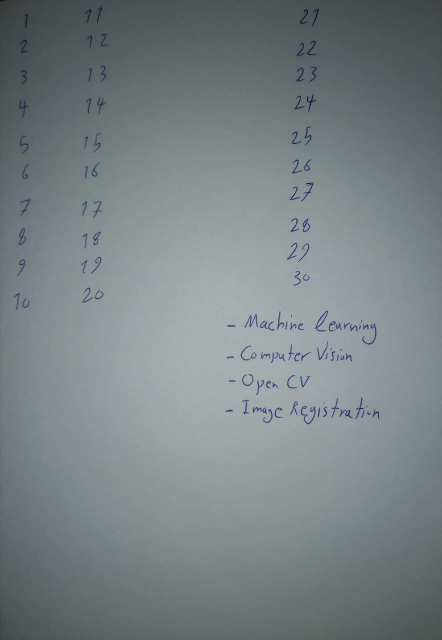
#> input picture Image_registration/images/form_test.jpg, 884 x 1280 px (shown at 1/2 size)
$ python app.py
#> lines starting #> are read from the running program, lines starting #| are printed output that depends on the picture
import cv2 as cv
import os
import numpy as np
import matplotlib.pyplot as plt


# Read and show an image
def read_image(image_path):
#> called with image_path = './images/form_test.jpg'
    try:
        image_path = os.path.join(image_path)
        myimage = cv.imread(image_path)
#> myimage is the input picture: shape (1280, 884, 3); mean B, G, R 133.1, 128.9, 123

        return myimage

    except Exception as err:
        print("There is something wrong:", err)


def registration(form_image_path, scanned_form_image_path):
    im1 = read_image(form_image_path)
    im1 = cv.cvtColor(im1, cv.COLOR_BGR2RGB)

    im2 = read_image(scanned_form_image_path)
#> call 2 of read_image, with image_path = './images/scanned_test.jpg'
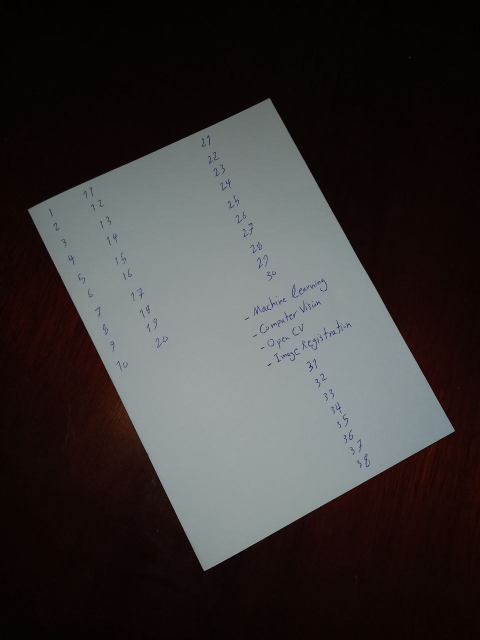
#> input picture Image_registration/images/scanned_test.jpg, 960 x 1280 px (shown at 1/2 size)
#> in read_image, myimage is the input picture: shape (1280, 960, 3); mean B, G, R 54.6, 55.1, 58.8
    im2 = cv.cvtColor(im2, cv.COLOR_BGR2RGB)

    # Convert image to grayscal
    im1_gray = cv.cvtColor(im1, cv.COLOR_BGR2GRAY)
    im2_gray = cv.cvtColor(im2, cv.COLOR_BGR2GRAY)
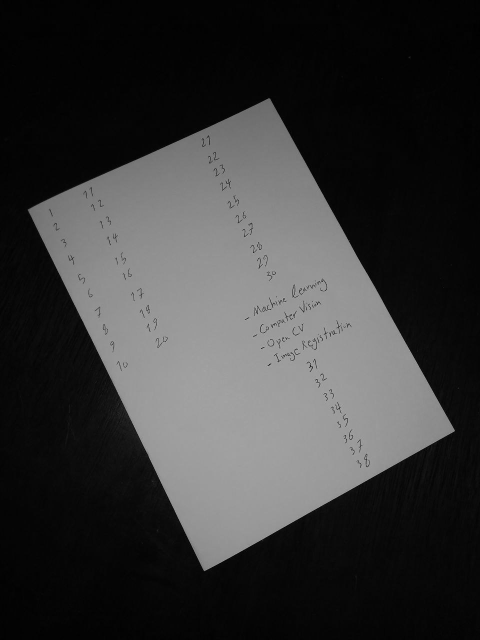
#> im2_gray: shape (1280, 960) (shown at 1/2 size); min 0, max 201, mean 55.4

    # ORB features
    MAX_NUM_FEATURES = 800
    orb = cv.ORB_create(MAX_NUM_FEATURES)
    keypoints1, descriptors1 = orb.detectAndCompute(im1_gray, None)
#> keypoints1 = 800 keypoints; strongest (x, y, size): (596, 546, 31), (755, 824, 31), (599, 545, 31), (598, 547, 31)
    keypoints2, descriptors2 = orb.detectAndCompute(im2_gray, None)
#> keypoints2 = 800 keypoints; strongest (x, y, size): (624, 733, 31), (622, 735, 31), (675, 818, 31), (635, 761, 31)

    # Dsipay the keypoints
    im1_display = cv.drawKeypoints(
        im1,
        keypoints1,
        outImage=np.array([]),
        color=(255, 0, 0),
        flags=cv.DRAW_MATCHES_FLAGS_DRAW_RICH_KEYPOINTS,
    )
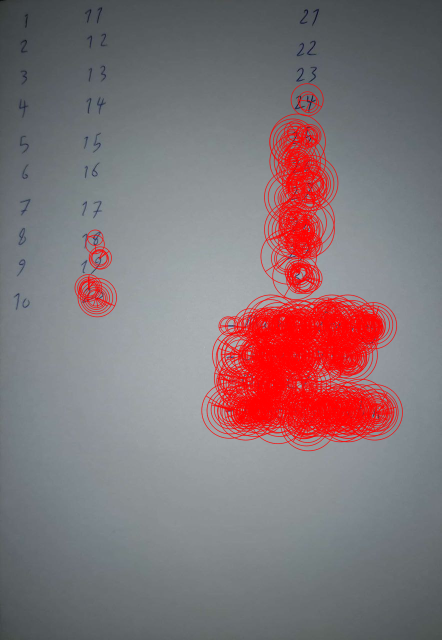
#> im1_display: shape (1280, 884, 3) (shown at 1/2 size); mean R, G, B 132, 116.1, 119.8
    im2_display = cv.drawKeypoints(
        im2,
        keypoints2,
        outImage=np.array([]),
        color=(255, 0, 0),
        flags=cv.DRAW_MATCHES_FLAGS_DRAW_RICH_KEYPOINTS,
    )
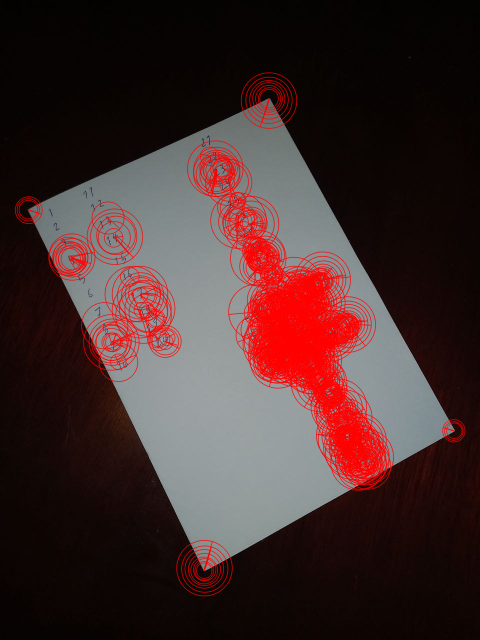
#> im2_display: shape (1280, 960, 3) (shown at 1/2 size); mean R, G, B 67.8, 45, 44.2

    # How mathch keypoints
    matcher = cv.DescriptorMatcher_create(cv.DESCRIPTOR_MATCHER_BRUTEFORCE_HAMMING)
    matches = matcher.match(descriptors1, descriptors2, None)
#> matches = 800 matches

    # Sort matches by score
    matches = list(matches)
    matches.sort(key=lambda x: x.distance, reverse=False)

    # Remove not so good matched
    numGoodMatches = int(len(matches) * 0.1)
#> numGoodMatches = 80
    matches = matches[:numGoodMatches]
#> matches = 80 matches

    # Draw top matched
    im_matched = cv.drawMatches(im1, keypoints1, im2, keypoints2, matches, None)
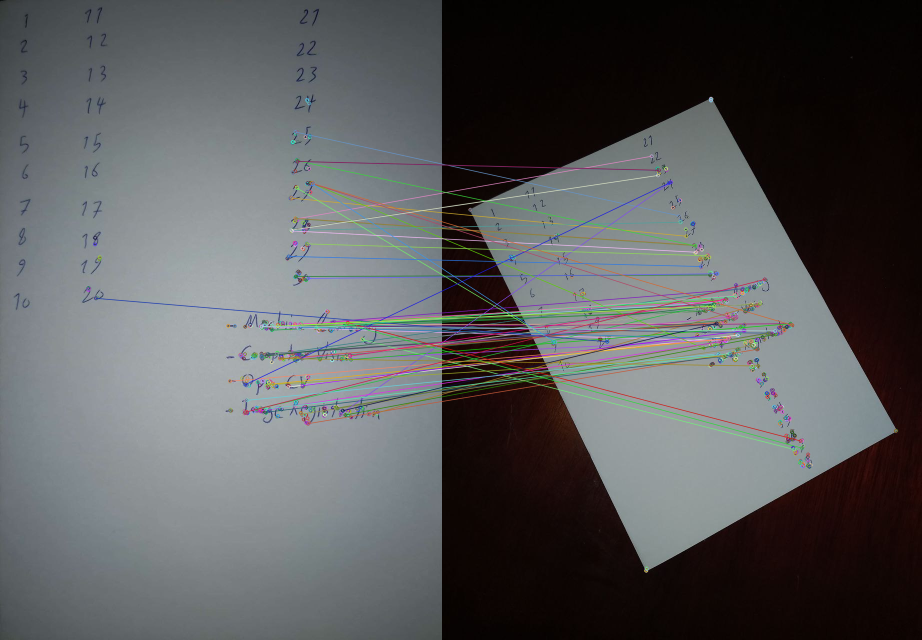
#> im_matched: shape (1280, 1844, 3) (shown at 1/2 size); mean R, G, B 89.9, 90.9, 92.1

    # Extract location of good matches and Find Homography
    points1 = np.zeros((len(matches), 2), dtype=np.float32)
#> points1 = 80 pairs, first value 0 to 0, second value 0 to 0
    points2 = np.zeros((len(matches), 2), dtype=np.float32)
#> points2 = 80 pairs, first value 0 to 0, second value 0 to 0

    for i, match in enumerate(matches):
        points1[i, :] = keypoints1[match.queryIdx].pt
        points2[i, :] = keypoints2[match.trainIdx].pt
#> this loop made 80 passes
#> after the loop, points1 = 80 pairs, first value 191.5 to 746.5, second value 263.5 to 846.7; points2 = 80 pairs, first value 225.6 to 719.6, second value 312 to 898.6

    # Find homography
    h, mask = cv.findHomography(points2, points1, cv.RANSAC)
#> h = [[1.56, -0.762, 207.6], [0.798, 1.68, -767.5], [-2.68e-05, 0.000126, 1]]; mask = 80 values, max 1 at index 0, min 0 at index 4, mean 0.425

    # Use homography to warp image
    height, width, channels = im1.shape
#> height = 1280; width = 884; channels = 3
    im2_reg = cv.warpPerspective(im2, h, (width, height))
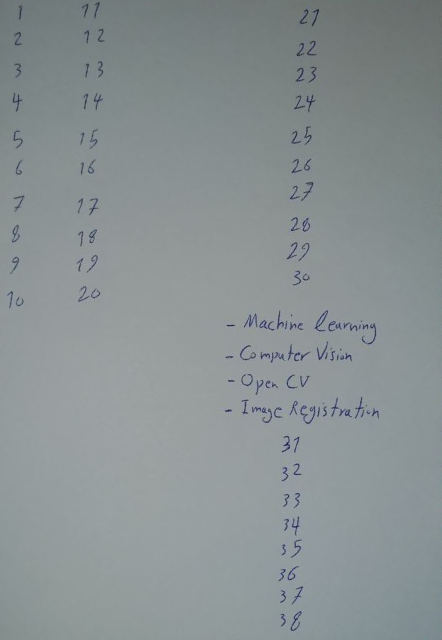
#> im2_reg: shape (1280, 884, 3) (shown at 1/2 size); mean R, G, B 137.6, 145.7, 147.3

    plt.subplot(1, 3, 1)
    plt.axis("off")
    plt.imshow(im1)
    plt.title("Original")

    plt.subplot(1, 3, 2)
    plt.axis("off")
    plt.imshow(im2)
    plt.title("Before Registration")

    plt.subplot(1, 3, 3)
    plt.axis("off")
    plt.imshow(im2_reg)
    plt.title("After Registration")

    plt.show()


form_test = "./images/form_test.jpg"
scanned_test = "./images/scanned_test.jpg"
registration(form_test, scanned_test)
